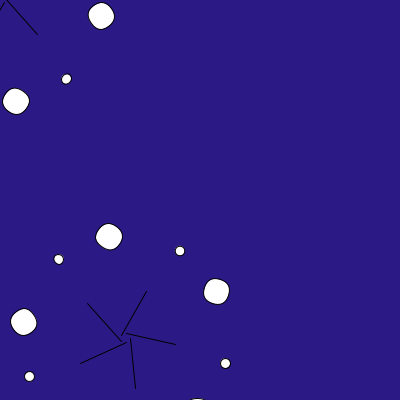
Frame 1 (no input)
Frame 60 (the mouse pressed at the canvas centre just before this capture): identical to frame 1, image omitted
Frame 120 (the mouse held since frame 60 and released just before this capture): identical to frame 1, image omitted

The Processing sketch that drew this single still picture (run headless with seeded random() and noise(); from frame 60 on, the mouse is pressed at the canvas centre):

// Processing sketch: processing_124062
// ── processing_124062.pde

void setup(){ 
  size(400,400); 
  frameRate(5); 
} 
void flake(){ 
    rotate (PI/5); 
  int sections=5;  
  for (int i=0; i<sections;i++) {  
  line(5,0,10,50);  
  ellipse(100,25,10,10); 
  rect(60,60, 25, 25, 15); 
  rotate(4*PI/sections); 
    } 
 } 
 void draw(){ 
   background(43, 26, 134); 
  
 flake(); 
 translate(300,200); 
 scale(1,1); 
 
  flake();
  translate(200, 200); 
  scale(2,12); 
  
}
